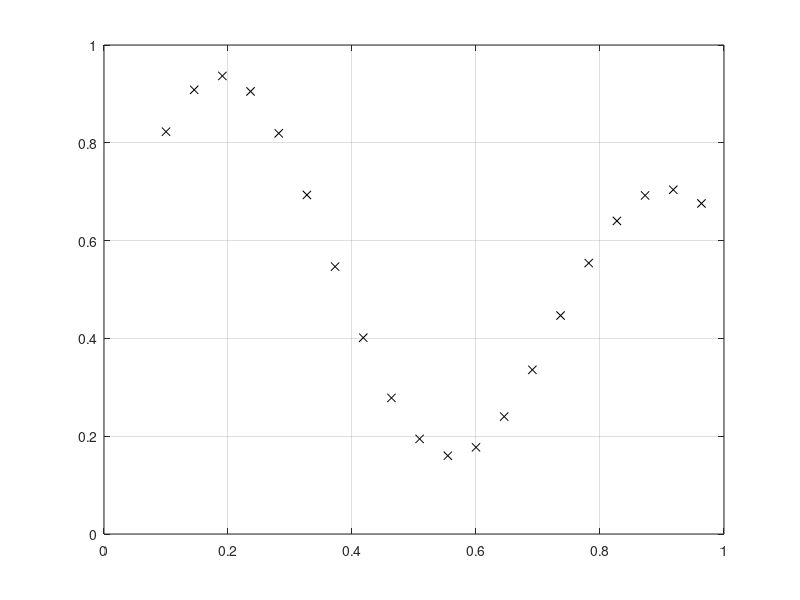
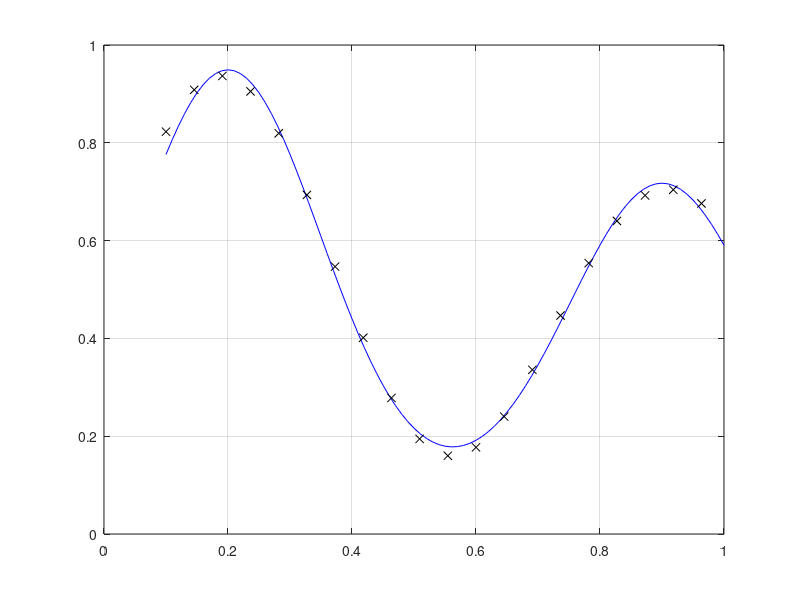

These charts were generated, in order, by the following MATLAB code:
clear all
clc

x = 0.1:1/22:1;
d = ((1 + 0.6*sin(2*pi*x/0.7)) + 0.3*sin(2*pi*x))/2;

figure(1)
plot(x, d, "kx")
hold on; grid on;

% Isugeneruojami atsitiktinai svoriai
w0 = randn(1);
w1 = randn(1);
w2 = randn(1);

c1 = 0.20;
c2 = 0.90;
r1 = 0.15;
r2 = 0.15;

S = 0.15; % Mokymosi žingsnis

% Mokomas neuroninis tinklas 1000 epochų
for k = 1:10000
    % Einama per iekvieną duomenų tašką
    for n = 1:20
        % Apskaičiuojamos dvejų neuronų Gauso aktyvavimo funkcijos
        F1 = exp(-((x(n) - c1)^2) / (2 * (r1^2)));
        F2 = exp(-((x(n) - c2)^2) / (2 * (r2^2)));
        % Apskaičiuojama neuroninio tinklo išvestis
        y(n) = F1 * w1 + F2 * w2 + w0;
        % Apskaičiuojama klaida
        e = d(n) - y(n);
        % Atnaujinami svoriai
        w1 = w1 + S * e * F1;
        w2 = w2 + S * e * F2;
        w0 = w0 + S * e;
    end
end
 
%Tikrinama kaip apsimokė tinklas
x_new = 0.1:0.01:1;
for i = 1:length(x_new)
    F1_new = exp(-((x_new(i) - c1)^2) / (2 * (r1^2)));
    F2_new = exp(-((x_new(i) - c2)^2) / (2 * (r2^2)));
    y_new(i) = F1_new * w1 + F2_new * w2 + w0;
end

% Nubraižoma apmokyto tinklo funkcija
figure(2)
plot(x_new, y_new, 'b-', x, d, 'kx')
hold on; grid on;
